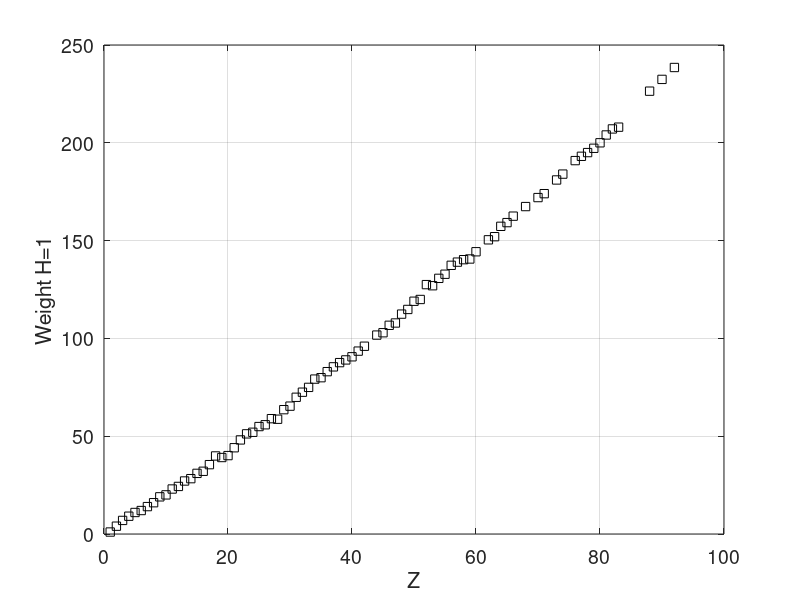

Write the MATLAB code that produced this figure.
% 2026-02-28
% Richards 1914

% Namearray = [,H,He,Li,Be,B,C,N,O,F,Ne,Na,Mg,Al,Si,P,S,Cl,Ar,K,Ca,Sc,Ti,V,Cr,Mn,
%Fe,Co,Ni,Cu,Zn,Ga,Ge,As,Se,Br,Kr,Rb,Sr,Y, Zr,Nb,Mo,Tc,Ru,Rh,Pd,Ag,Cd,In,Sn,Sb,
%Te,I,Xe,Cs,Ba,La,Ce,Pr,Nd,Pm,Sm,Eu,Gd,Tb,Dy,Ho,Er,Tm,Yb,Lu,Hf,Ta,W,Re,Os,Ir,Pt,
% Au,Hg,Tl,Pb,Bi,Po,At,Rn,Fr,Ra,Ac,Th,Pa,U,Np,Pu]

RichardsWeight  = [,1.008, 4.0,6.94, 9.1, 11.0,12.0,14.01,16.00,19.0,20.0,23.00,24.32,27.1,28.3,31.0,32.07,35.46,39.9, ...
39.1,40.086,44.1,48.1,51.2,52.01,54.93, 55.85,58.97,58.68,63.57,65.37,69.9, 72.5,74.96,79.2,79.916,83.0,85.45,87.62,89.0, ...
90.6,93.5,96.0,NaN(1),101.7,102.9,106.7,107.88,112.42,114.8,119.0,119.9, 127.5,126.93, 130.7,132.81,137.37,139.0,140.25, ...
140.6, 144.3, NaN(1), 150.4, 152.0, 157.3, 159.2, 162.5, NaN(1), 167.4, NaN(1), ...
 172., 174., NaN(1), 181.0,184.0,NaN(1),190.9,193.1,195.0, 197.2,200.0, ...
204.0, 207.09, 208.0, NaN(1), NaN(1), NaN(1),NaN(1), 226.4, NaN(1), 232.42,NaN(1),238.5,NaN(1), NaN(1)]

figure
plot( RichardsWeight, 'sk' )
set(gca,  "fontsize", 14);
grid on
xlabel('Z')
ylabel('Weight H=1')
figure_name_out=strcat('RichardsWeight','.png')
print('-dpng', '-r300', figure_name_out), pwd
